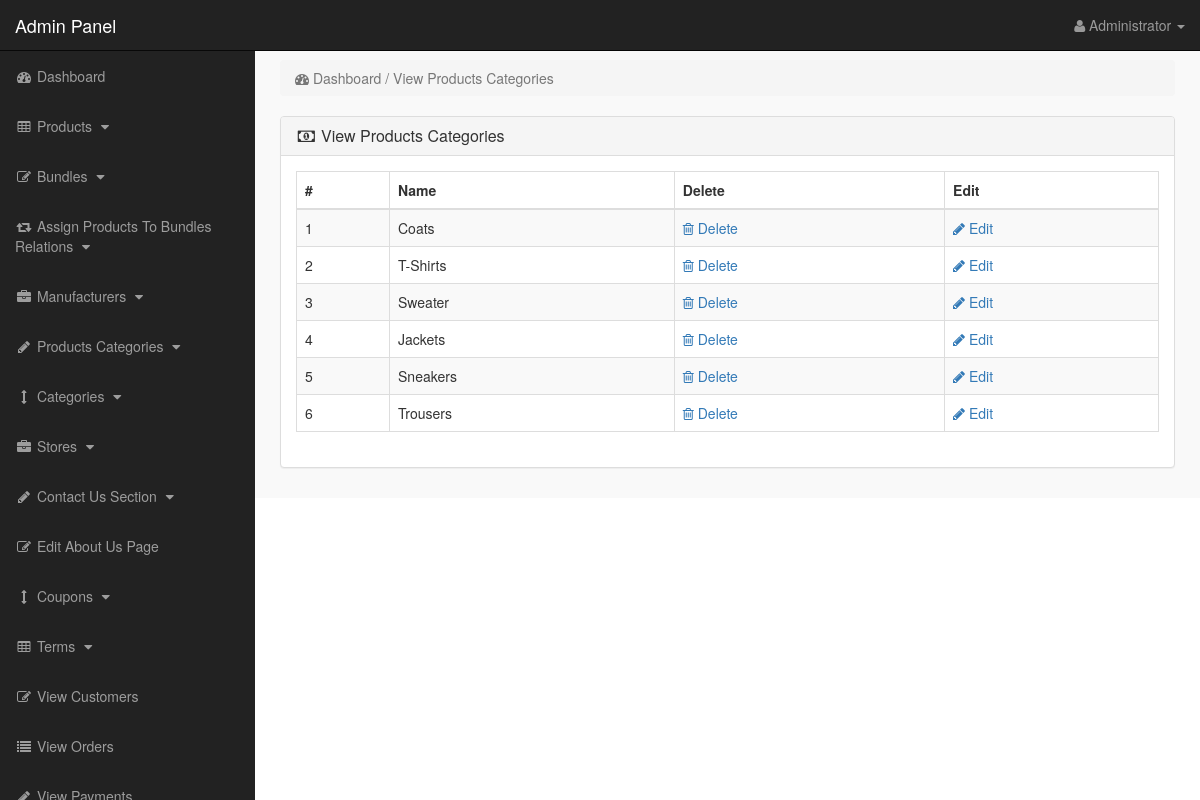
Screenshot of /admin_area/index.php?view_p_cats (signed in) with the database file from the repository.
### tables this page shows
CREATE TABLE `product_categories` (
  `p_cat_id` int(10) NOT NULL,
  `p_cat_title` text NOT NULL,
  `p_cat_top` text NOT NULL,
  `p_cat_image` text NOT NULL
);

### admin_area/view_p_cats.php (the view)
<?php
if(!isset($_SESSION['admin_email'])){
echo "<script>window.open('login.php','_self')</script>";
}
else {
?>
<div class="row">
<div class="col-lg-12">
<ol class="breadcrumb">
<li class="active">
<i class="fa fa-dashboard"></i> Dashboard / View Products Categories
</li>
</ol>
</div>
</div>
<div class="row">
<div class="col-lg-12">
<div class="panel panel-default">
<div class="panel-heading">
<h3 class="panel-title">
<i class="fa fa-money fa-fw"> </i> View Products Categories
</h3>
</div>
<div class="panel-body">
<div class="table-responsive">
<table class="table table-bordered table-hover table-striped">
<thead>
<tr>
<th>#</th>
<th>Name</th>
<th>Delete</th>
<th>Edit</th>
</tr>
</thead>
<tbody>
<?php
$i=0;
$get_p_cats = "select * from product_categories";
$run_p_cats = mysqli_query($con,$get_p_cats);
while($row_p_cats = mysqli_fetch_array($run_p_cats)){
$p_cat_id = $row_p_cats['p_cat_id'];
$p_cat_title = $row_p_cats['p_cat_title'];
$i++;
?>
<tr>
<td> <?php echo $i; ?> </td>
<td> <?php echo $p_cat_title; ?> </td>
<td>
<a href="index.php?delete_p_cat=<?php echo $p_cat_id; ?>">
<i class="fa fa-trash-o"></i> Delete
</a>
</td>
<td>
<a href="index.php?edit_p_cat=<?php echo $p_cat_id; ?>">
<i class="fa fa-pencil"></i> Edit
</a>
</td>
</tr>
<?php } ?>
</tbody>
</table>
</div>
</div>
</div>
</div>
</div>
<?php } ?>

### admin_area/includes/sidebar.php (shortened to what this page needs)
<?php
if(!isset($_SESSION['admin_email'])){
echo "<script>window.open('login.php','_self')</script>";
}
else {
?>
<nav class="navbar navbar-inverse navbar-fixed-top" >
<div class="navbar-header" >
<a class="navbar-brand" href="index.php?dashboard" >Admin Panel</a>
</div>
<ul class="nav navbar-right top-nav" >
<li class="dropdown" >
<a href="#" class="dropdown-toggle" data-toggle="dropdown" >
<i class="fa fa-user" ></i>
<?php echo $admin_name; ?> <b class="caret" ></b>
</a>
</li>
</ul>
<div class="collapse navbar-collapse navbar-ex1-collapse">
<ul class="nav navbar-nav side-nav">
<li>
<a href="index.php?dashboard">
<i class="fa fa-fw fa-dashboard"></i> Dashboard
</a>
</li>
<li>
<a href="#" data-toggle="collapse" data-target="#products">
<i class="fa fa-fw fa-table"></i> Products
<i class="fa fa-fw fa-caret-down"></i>
</a>
</li>
<li>
<a href="#" data-toggle="collapse" data-target="#bundles">
<i class="fa fa-fw fa-edit"></i> Bundles
<i class="fa fa-fw fa-caret-down"></i>
</a>
</li>
<li>
<a href="#" data-toggle="collapse" data-target="#relations">
<i class="fa fa-fw fa-retweet"></i> Assign Products To Bundles Relations
<i class="fa fa-fw fa-caret-down"></i>
</a>
</li>
<li>
<a href="#" data-toggle="collapse" data-target="#manufacturers">
<i class="fa fa-fw fa-briefcase"></i> Manufacturers
<i class="fa fa-fw fa-caret-down"></i>
</a>
</li>
<li>
<a href="#" data-toggle="collapse" data-target="#p_cat">
<i class="fa fa-fw fa-pencil"></i> Products Categories
<i class="fa fa-fw fa-caret-down"></i>
</a>
</li>
<li>
<a href="#" data-toggle="collapse" data-target="#cat">
<i class="fa fa-fw fa-arrows-v"></i> Categories
<i class="fa fa-fw fa-caret-down"></i>
</a>
</li>
<li>
<a href="#" data-toggle="collapse" data-target="#store">
<i class="fa fa-fw fa-briefcase"></i> Stores
<i class="fa fa-fw fa-caret-down"></i>
</a>
</li>
<li>
<a href="#" data-toggle="collapse" data-target="#contact_us">
<i class="fa fa-fw fa-pencil"> </i> Contact Us Section
<i class="fa fa-fw fa-caret-down"></i>
</a>
</li>
<li>
<a href="index.php?edit_about_us">
<i class="fa fa-fw fa-edit"></i> Edit About Us Page
</a>
</li>
<li>
<a href="#" data-toggle="collapse" data-target="#coupons">
<i class="fa fa-fw fa-arrows-v"></i> Coupons
<i class="fa fa-fw fa-caret-down"></i>
</a>
</li>
<li>
<a href="#" data-toggle="collapse" data-target="#terms" >
<i class="fa fa-fw fa-table"></i> Terms
<i class="fa fa-fw fa-caret-down"></i>
</a>
</li>
<li>
<a href="index.php?view_customers">
<i class="fa fa-fw fa-edit"></i> View Customers
</a>
</li>
<li>
<a href="index.php?view_orders">
<i class="fa fa-fw fa-list"></i> View Orders
</a>
</li>
<li>
<a href="index.php?view_payments">
<i class="fa fa-fw fa-pencil"></i> View Payments
</a>
</li>
</ul>
</div>
</nav>
<?php } ?>

### admin_area/css/style.css (style rules this page uses)
body { margin-top:100px; }
@media (min-width: 768px) { body { margin-top:50px; } }
.top-nav { padding:0 15px; }
.top-nav>li { display:inline-block; float:left; }
.top-nav>li>a { padding-top:15px; padding-bottom:15px; line-height:20px; color:#999; }
@media (min-width: 768px) { .side-nav { position:fixed; top:51px; width:255px; border-radius:0; overflow-y:auto; background-color: #222; bottom:0; overflow-x:hidden; padding-bottom:40px; } }
@media (min-width: 768px) { .side-nav>li>a { width:255px; } }
.panel-body { border-radius:5px; }

### rows the page displays
product_categories: p_cat_title "Coats"
product_categories: p_cat_title "T-Shirts"
product_categories: p_cat_title "Sweater"
product_categories: p_cat_title "Jackets"
product_categories: p_cat_title "Sneakers"
product_categories: p_cat_title "Trousers"

### other values shown
$admin_name "Administrator"
